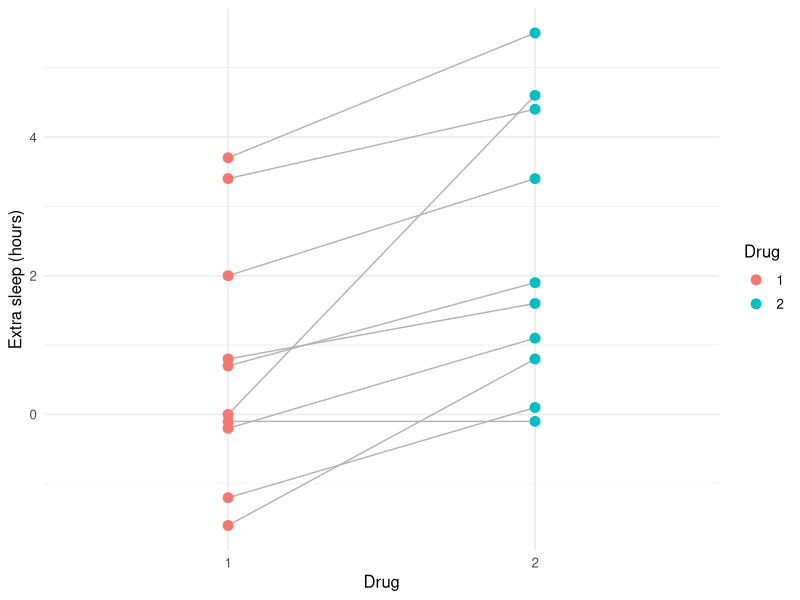
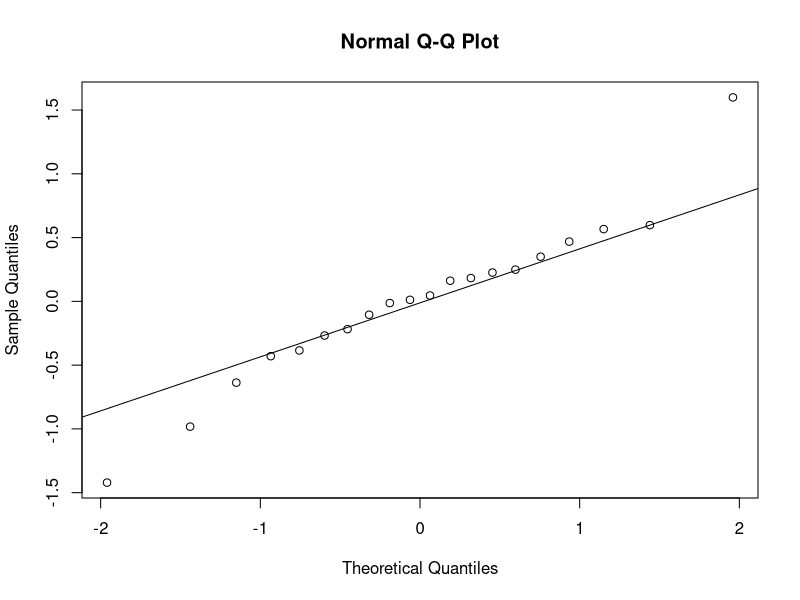
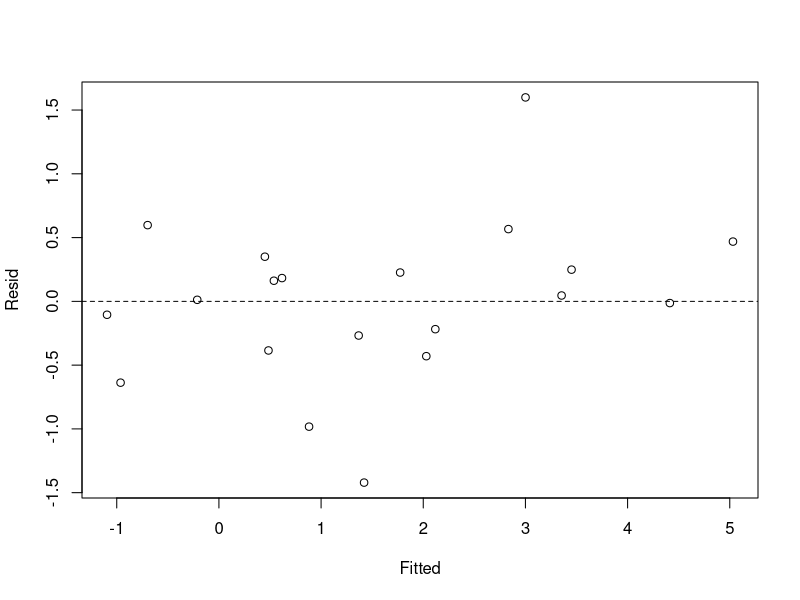

The R script that drew these images, in order:
# ============================================================
# Biostatistics Courses
# Course 2 — Week 2, Session 3: RCBD and mixed models
# ============================================================

# --- 0. Setup --------------------------------------------------
library(tidyverse)
library(broom)
library(broom.mixed)
library(lme4)
set.seed(42)
theme_set(theme_minimal(base_size = 12))

# --- 1. Hypothesis / Goal --------------------------------------
# Drug effect on extra sleep, accounting for within-subject pairing.

# --- 2. Data ---------------------------------------------------
# use base 'sleep' dataset

# --- 3. Visualise ----------------------------------------------
p <- ggplot(sleep, aes(group, extra, group = ID)) +
  geom_line(colour = "grey70") +
  geom_point(aes(colour = group), size = 3) +
  labs(x = "Drug", y = "Extra sleep (hours)", colour = "Drug")
print(p)

# --- 4. Assumptions --------------------------------------------
fit_rcbd <- aov(extra ~ group + Error(ID), data = sleep)
print(summary(fit_rcbd))
fit_lmm <- lmer(extra ~ group + (1 | ID), data = sleep)
qqnorm(resid(fit_lmm)); qqline(resid(fit_lmm))
plot(fitted(fit_lmm), resid(fit_lmm), xlab = "Fitted", ylab = "Resid")
abline(h = 0, lty = 2)

# --- 5. Conduct / Fit ------------------------------------------
print(summary(fit_lmm))
print(tidy(fit_lmm, conf.int = TRUE, effects = "fixed"))

# --- 6. Report -------------------------------------------------
cat(sprintf("Drug 2 vs drug 1 effect: %.2f hours\n", fixef(fit_lmm)[2]))
